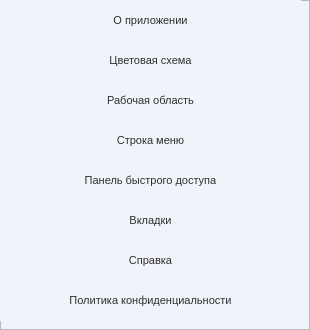
    <widget class="QFrame" name="section_frame">
     <property name="minimumSize">
      <size>
       <width>300</width>
       <height>0</height>
      </size>
     </property>
     <property name="styleSheet">
      <string notr="true">QFrame {
	background-color: rgb(240, 243, 249);
}</string>
     </property>
     <property name="frameShape">
      <enum>QFrame::StyledPanel</enum>
     </property>
     <property name="frameShadow">
      <enum>QFrame::Raised</enum>
     </property>
     <widget class="QPushButton" name="btn_program_info">
      <property name="geometry">
       <rect>
        <x>0</x>
        <y>0</y>
        <width>301</width>
        <height>41</height>
       </rect>
      </property>
      <property name="font">
       <font>
        <pointsize>8</pointsize>
       </font>
      </property>
      <property name="styleSheet">
       <string notr="true">QPushButton {
	background-color: rgb(240, 243, 249);
	color: rgb(48, 47, 47);
	border: 0px;
}

QPushButton:hover {
	background-color: rgb(159, 115, 171);
	color: rgb(240, 243, 249);
}</string>
      </property>
      <property name="text">
       <string>О приложении</string>
      </property>
     </widget>
     <widget class="QPushButton" name="btn_color_style">
      <property name="geometry">
       <rect>
        <x>0</x>
        <y>40</y>
        <width>301</width>
        <height>41</height>
       </rect>
      </property>
      <property name="font">
       <font>
        <pointsize>8</pointsize>
       </font>
      </property>
      <property name="styleSheet">
       <string notr="true">QPushButton {
	background-color: rgb(240, 243, 249);
	color: rgb(48, 47, 47);
	border: 0px;
}

QPushButton:hover {
	background-color: rgb(159, 115, 171);
	color: rgb(240, 243, 249);
}</string>
      </property>
      <property name="text">
       <string>Цветовая схема</string>
      </property>
     </widget>
     <widget class="QPushButton" name="btn_privacy_policy">
      <property name="geometry">
       <rect>
        <x>0</x>
        <y>280</y>
        <width>301</width>
        <height>41</height>
       </rect>
      </property>
      <property name="font">
       <font>
        <pointsize>8</pointsize>
       </font>
      </property>
      <property name="styleSheet">
       <string notr="true">QPushButton {
	background-color: rgb(240, 243, 249);
	color: rgb(48, 47, 47);
	border: 0px;
}

QPushButton:hover {
	background-color: rgb(159, 115, 171);
	color: rgb(240, 243, 249);
}</string>
      </property>
      <property name="text">
       <string>Политика конфиденциальности</string>
      </property>
     </widget>
     <widget class="QPushButton" name="btn_app_set">
      <property name="geometry">
       <rect>
        <x>0</x>
        <y>80</y>
        <width>301</width>
        <height>41</height>
       </rect>
      </property>
      <property name="font">
       <font>
        <pointsize>8</pointsize>
       </font>
      </property>
      <property name="styleSheet">
       <string notr="true">QPushButton {
	background-color: rgb(240, 243, 249);
	color: rgb(48, 47, 47);
	border: 0px;
}

QPushButton:hover {
	background-color: rgb(159, 115, 171);
	color: rgb(240, 243, 249);
}</string>
      </property>
      <property name="text">
       <string>Рабочая область</string>
      </property>
     </widget>
     <widget class="QPushButton" name="btn_quick_panel">
      <property name="geometry">
       <rect>
        <x>0</x>
        <y>160</y>
        <width>301</width>
        <height>41</height>
       </rect>
      </property>
      <property name="font">
       <font>
        <pointsize>8</pointsize>
       </font>
      </property>
      <property name="styleSheet">
       <string notr="true">QPushButton {
	background-color: rgb(240, 243, 249);
	color: rgb(48, 47, 47);
	border: 0px;
}

QPushButton:hover {
	background-color: rgb(159, 115, 171);
	color: rgb(240, 243, 249);
}</string>
      </property>
      <property name="text">
       <string>Панель быстрого доступа</string>
      </property>
     </widget>
     <widget class="QPushButton" name="btn_help_set">
      <property name="geometry">
       <rect>
        <x>0</x>
        <y>240</y>
        <width>301</width>
        <height>41</height>
       </rect>
      </property>
      <property name="font">
       <font>
        <pointsize>8</pointsize>
       </font>
      </property>
      <property name="styleSheet">
       <string notr="true">QPushButton {
	background-color: rgb(240, 243, 249);
	color: rgb(48, 47, 47);
	border: 0px;
}

QPushButton:hover {
	background-color: rgb(159, 115, 171);
	color: rgb(240, 243, 249);
}</string>
      </property>
      <property name="text">
       <string>Справка</string>
      </property>
     </widget>
     <widget class="QPushButton" name="btn_tab">
      <property name="geometry">
       <rect>
        <x>0</x>
        <y>200</y>
        <width>301</width>
        <height>41</height>
       </rect>
      </property>
      <property name="font">
       <font>
        <pointsize>8</pointsize>
       </font>
      </property>
      <property name="styleSheet">
       <string notr="true">QPushButton {
	background-color: rgb(240, 243, 249);
	color: rgb(48, 47, 47);
	border: 0px;
}

QPushButton:hover {
	background-color: rgb(159, 115, 171);
	color: rgb(240, 243, 249);
}</string>
      </property>
      <property name="text">
       <string>Вкладки</string>
      </property>
     </widget>
     <widget class="QPushButton" name="btn_line_menu">
      <property name="geometry">
       <rect>
        <x>0</x>
        <y>120</y>
        <width>301</width>
        <height>41</height>
       </rect>
      </property>
      <property name="font">
       <font>
        <pointsize>8</pointsize>
       </font>
      </property>
      <property name="styleSheet">
       <string notr="true">QPushButton {
	background-color: rgb(240, 243, 249);
	color: rgb(48, 47, 47);
	border: 0px;
}

QPushButton:hover {
	background-color: rgb(159, 115, 171);
	color: rgb(240, 243, 249);
}</string>
      </property>
      <property name="text">
       <string>Строка меню</string>
      </property>
     </widget>
    </widget>
